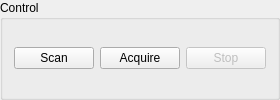
<?xml version="1.0"?>
<ui version="4.0">
 <author></author>
 <comment></comment>
 <exportmacro></exportmacro>
 <class>Form</class>
 <widget class="QGroupBox" name="groupControl">
       <property name="title">
        <string>Control</string>
       </property>
       <layout class="QGridLayout" name="controlGrid">
        <item row="0" column="1">
         <widget class="QPushButton" name="pushScan">
          <property name="toolTip">
           <string>Scan indefinitely without recording</string>
          </property>
          <property name="text">
           <string>Scan</string>
          </property>
          <property name="iconSize">
           <size>
            <width>8</width>
            <height>12</height>
           </size>
          </property>
          <property name="checkable">
           <bool>false</bool>
          </property>
          <property name="flat">
           <bool>false</bool>
          </property>
         </widget>
        </item>
        <item row="0" column="2">
         <widget class="QPushButton" name="pushAcquire">
          <property name="toolTip">
           <string>Scan as defined by </string>
          </property>
          <property name="text">
           <string>Acquire</string>
          </property>
         </widget>
        </item>
        <item row="0" column="3">
         <widget class="QPushButton" name="pushStop">
          <property name="enabled">
           <bool>false</bool>
          </property>
          <property name="text">
           <string>Stop</string>
          </property>
         </widget>
        </item>
       </layout>
      </widget>
 <pixmapfunction></pixmapfunction>
 <connections/>
</ui>
